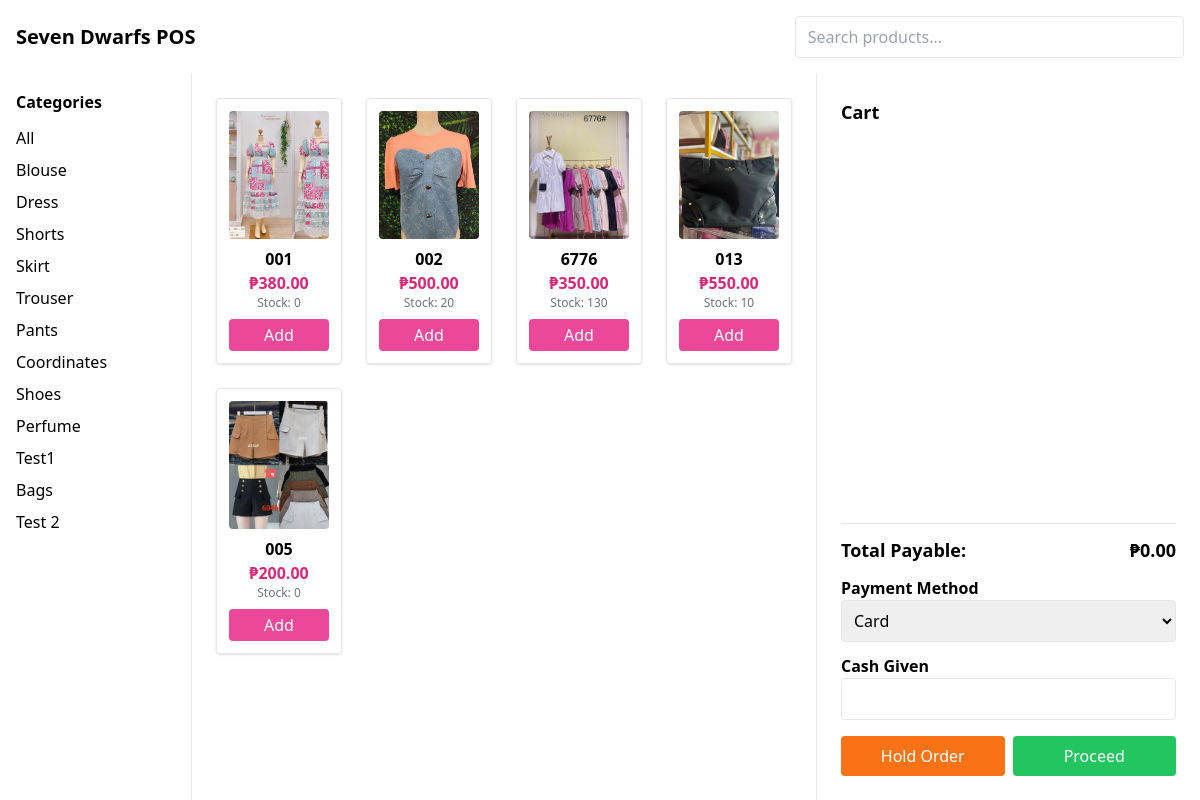
Before: /pointofsale.php with the older database file.
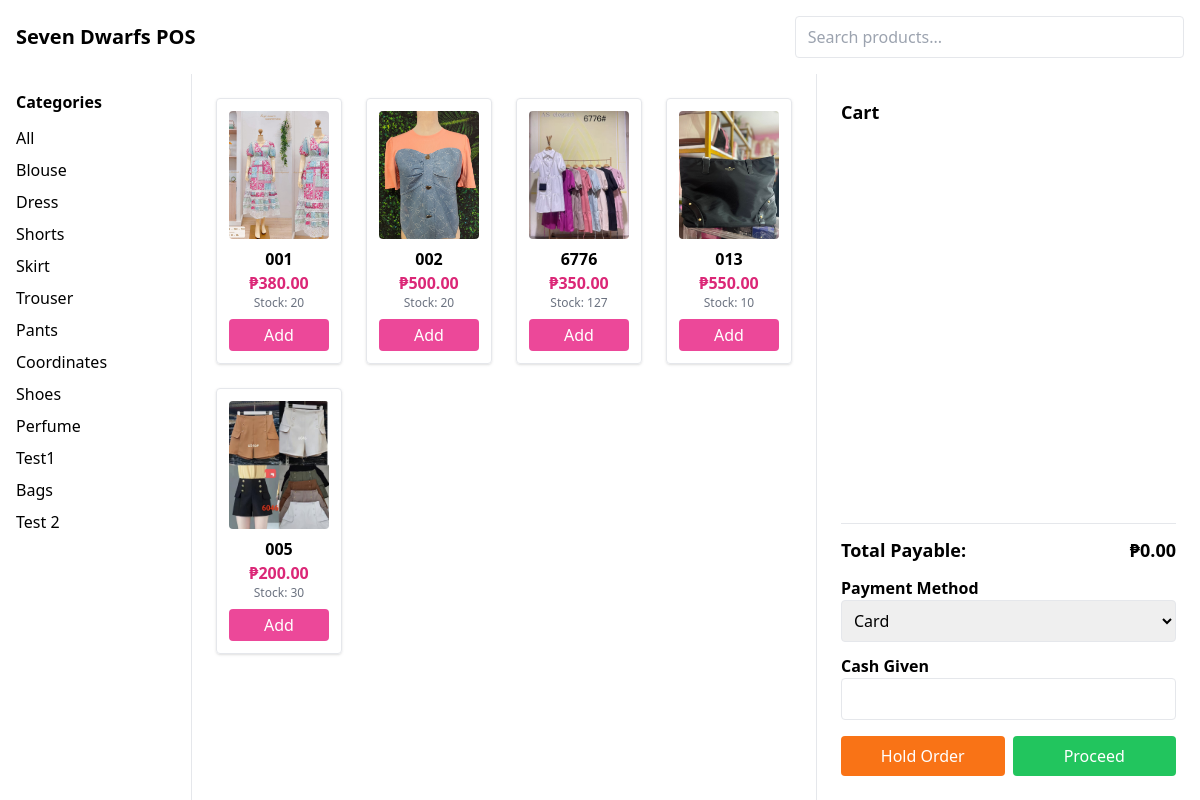
After: the same page with the newer database file.
### tables this page shows
CREATE TABLE `categories` (
  `category_id` int(11) NOT NULL,
  `category_code` varchar(10) DEFAULT NULL,
  `category_name` varchar(100) NOT NULL
);

CREATE TABLE `products` (
  `product_id` int(11) NOT NULL,
  `product_name` varchar(255) DEFAULT NULL,
  `description` text DEFAULT NULL,
  `price_id` int(11) DEFAULT NULL,
  `stocks` int(11) DEFAULT NULL,
  `category_id` int(11) DEFAULT NULL,
  `image_url` text DEFAULT NULL,
  `created_at` timestamp NOT NULL DEFAULT current_timestamp(),
  `supplier_id` int(11) DEFAULT NULL,
  `supplier_price` decimal(10,2) NOT NULL,
  `revenue` decimal(10,2) GENERATED ALWAYS AS (`price_id` - `supplier_price`) STORED,
  `sizes` varchar(255) DEFAULT NULL,
  `colors` varchar(255) DEFAULT NULL
);

### pointofsale.php (the view, shortened to what this page needs)
<?php
require 'conn.php';
$query = "
    SELECT p.product_id, p.product_name, p.price_id AS price,
           COALESCE(s.current_qty,0) AS stock,
           p.image_url,
           c.category_name
    FROM products p
    LEFT JOIN stock s ON p.product_id = s.product_id
    LEFT JOIN categories c ON p.category_id = c.category_id
";
$products = $conn->query($query);
$categories = $conn->query("SELECT category_id, category_name FROM categories");
$payments = $conn->query("SELECT * FROM payment_methods");
?>
<!DOCTYPE html>
<html lang="en">
<head>
  <script src="https://cdn.tailwindcss.com"></script>
</head>
<body class="bg-gray-100 h-screen flex flex-col">
  <div class="bg-white shadow p-4 flex justify-between items-center">
    <h1 class="text-xl font-bold">Seven Dwarfs POS</h1>
    <input type="text" id="search" placeholder="Search products..."
      class="border rounded px-3 py-2 w-1/3 focus:ring-2 focus:ring-pink-400 transition">
  </div>
  <div class="flex flex-1 overflow-hidden">
    <div class="w-48 bg-white border-r p-4 overflow-y-auto">
      <h2 class="font-bold mb-3">Categories</h2>
      <ul class="space-y-2">
        <li><button onclick="filterCategory('all')" class="w-full text-left hover:text-pink-500 transition">All</button></li>
        <?php while($cat = $categories->fetch_assoc()): ?>
          <li>
            <button onclick="filterCategory('<?= $cat['category_name'] ?>')"
              class="w-full text-left hover:text-pink-500 transition"><?= htmlspecialchars($cat['category_name']) ?></button>
          </li>
        <?php endwhile; ?>
      </ul>
    </div>
    <div class="flex-1 bg-white p-6 overflow-y-auto">
      <div id="productGrid" class="grid grid-cols-4 gap-6">
        <?php while($row = $products->fetch_assoc()): ?>
          <div class="border rounded shadow hover:shadow-lg transform hover:scale-105 transition p-3 text-center product-card animate-fadeInUp"
            data-name="<?= strtolower($row['product_name']) ?>"
            data-category="<?= strtolower($row['category_name'] ?? 'uncategorized') ?>">
            <img src="<?= $row['image_url'] ?? 'placeholder.png' ?>"
                 alt="<?= htmlspecialchars($row['product_name']) ?>"
                 class="w-full h-32 object-cover rounded mb-2">
            <h3 class="font-semibold"><?= htmlspecialchars($row['product_name']) ?></h3>
            <p class="text-pink-600 font-bold">₱<?= number_format($row['price'],2) ?></p>
            <p class="text-xs text-gray-500">Stock: <?= $row['stock'] ?></p>
            <button
              onclick="addToCart(<?= $row['product_id'] ?>, '<?= $row['product_name'] ?>', <?= $row['price'] ?>)"
              class="bg-pink-500 hover:bg-pink-600 text-white px-3 py-1 rounded mt-2 w-full transform transition hover:scale-105">
              Add
            </button>
          </div>
        <?php endwhile; ?>
      </div>
    </div>
    <div class="w-96 bg-white border-l p-6 flex flex-col">
      <h2 class="text-lg font-bold mb-3">Cart</h2>
      <form id="cartForm" method="POST" action="process_sale.php" class="flex flex-col flex-1">
        <div id="cartTable" class="flex-1 overflow-y-auto mb-3"></div>
        <div class="border-t pt-3 space-y-2">
          <div class="flex justify-between font-bold text-lg">
            <span>Total Payable:</span><span id="total">₱0.00</span>
          </div>
        </div>
        <div class="mt-3">
          <label class="block font-semibold">Payment Method</label>
          <select name="payment_method" class="border rounded w-full p-2 focus:ring-2 focus:ring-pink-400 transition">
            <?php while($pm = $payments->fetch_assoc()): ?>
              <option value="<?= $pm['payment_method_id'] ?>"><?= $pm['payment_method_name'] ?></option>
            <?php endwhile; ?>
          </select>
        </div>
        <div class="mt-3">
          <label class="block font-semibold">Cash Given</label>
          <input type="number" step="0.01" name="cash_given" class="border rounded w-full p-2 focus:ring-2 focus:ring-pink-400 transition" required>
        </div>
        <div class="mt-4 flex space-x-2">
          <button type="button" class="bg-orange-500 text-white px-4 py-2 rounded w-1/2 transform transition hover:scale-105">Hold Order</button>
          <button type="submit" class="bg-green-500 text-white px-4 py-2 rounded w-1/2 transform transition hover:scale-105">Proceed</button>
        </div>
      </form>
    </div>
  </div>
</body>
</html>

### pointofsale.php (style rules this page uses)
.animate-fadeInUp { animation: fadeInUp 0.5s ease-in-out; }

Changed rows visible on the page:
changed products (number 1 of 5 on the later page): stock "0" → "20"
changed products (number 3 of 5 on the later page): stock "130" → "127"
changed products (number 5 of 5 on the later page): stock "0" → "30"
